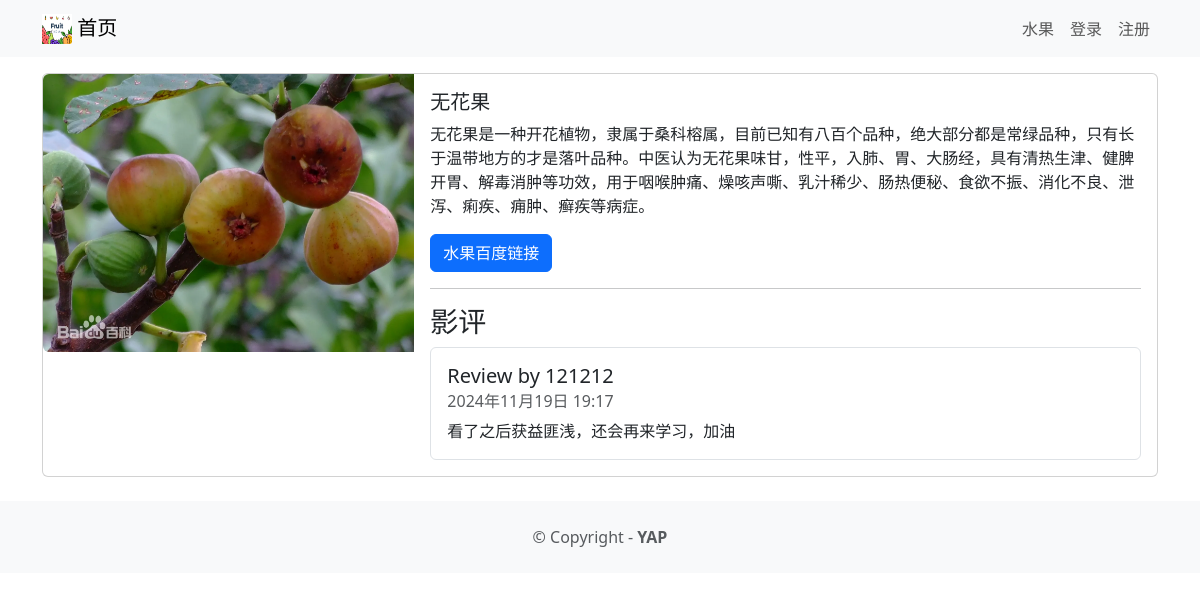
The page /food/2 on the database its author committed.
### food/models.py (models this page shows, shortened)
class Food(models.Model) :
    title = models.CharField(max_length=100,verbose_name='水果名')
    description = models.CharField(max_length=250,verbose_name='水果简介')
    image = models.ImageField(upload_to='food/images/',verbose_name='水果海报')
    url = models.URLField(blank=True,verbose_name='水果链接')
    class Meta:
        verbose_name='水果'
        verbose_name_plural='水果'

class Review(models. Model) :
    text = models.CharField(max_length=100)
    date = models.DateTimeField(auto_now_add=True)
    user = models.ForeignKey(User, on_delete=models.CASCADE)
    food = models.ForeignKey(Food, on_delete=models.CASCADE)
    watchAgain = models.BooleanField()

### food/views.py (the view)
# urls.py: path('<int:food_id>', views.fooddetail, name='fooddetail'),
def fooddetail(request,food_id):
    food = get_object_or_404(Food, pk=food_id)
    reviews=Review.objects.filter(food=food)
    return render(request, 'fooddetail.html', {'food': food,'reviews':reviews})

### food/templates/fooddetail.html (shortened to what this page needs)
{% extends 'base.html' %}
{% block content %}
<div class="card mb-3">
    <div class="row g-0">
        <div class="col-md-4">
            <img src="{{ food.image.url }}" class="img-fluid rounded-start" alt="">
        </div>
        <div class="col-md-8">
            <div class="card-body">
                <h5 class="card-title">{{ food.title }}</h5>
                <p class="card-text">{{ food.description }}</p>
                <p class="card-text">
                    {% if food.url %}
                    <a href="{{ food.url }}" class="btn btn-primary">
                        水果百度链接
                    </a>
                    {% endif %}
                </p>
                 <hr/>
                <h3>影评</h3>
                <ul class="list-group">
                    {% for review in reviews %}
                    <li class="list-group-item pb-3 pt-3">
                        <h5 class="card-title">
                            Review by {{ review.user.username }}
                        </h5>
                        <h6 class="card-subtitle mb-2 text-muted">
                            {{ review.date }}
                        </h6>
                        <p class="card-text">{{ review.text }}</p>
                    </li>
                    {% endfor %}
                </ul>
            </div>
        </div>
    </div>
</div>
{% endblock content %}

### rows shown on the page
Food: image (picture), title "无花果", description "无花果是一种开花植物，隶属于桑科榕属，目前已知有八百个品种，绝大部分都是常绿品种，只有长于温带地方的才是落叶品种。中医认为无花果味甘，性平，入肺、胃、大肠经，具有清热生津、健脾开胃、解毒消肿等功效，用于咽喉肿痛、燥咳声嘶、乳汁稀少、肠热便秘、食欲不振、消化不良、泄泻、痢疾、痈肿、癣疾等病症。"
Review: user.username "121212", date "2024年11月19日 19:17", text "看了之后获益匪浅，还会再来学习，加油"
